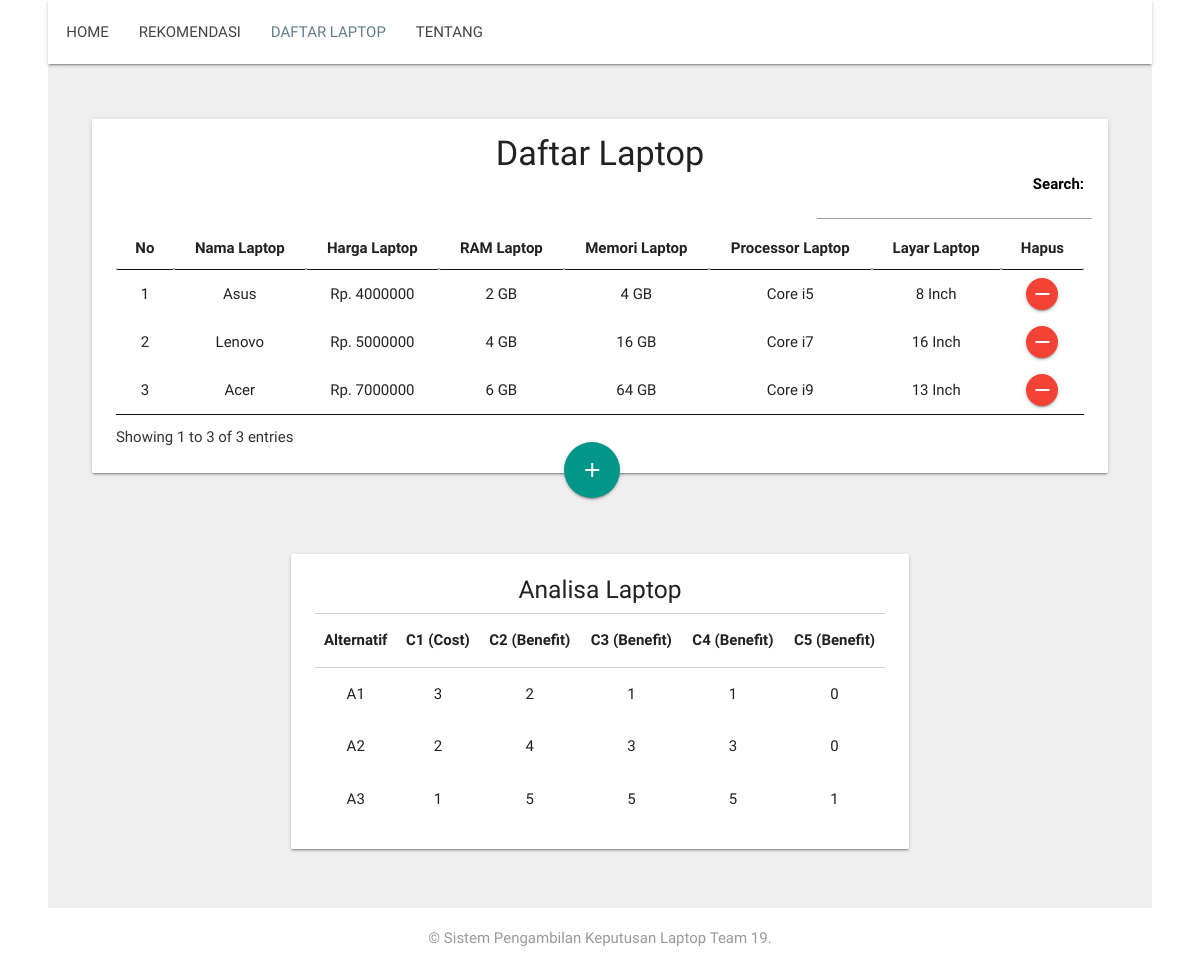
/daftar_hp.php, run on the app's committed database.
### tables this page shows
CREATE TABLE `data_hp` (
  `id_hp` int(4) NOT NULL,
  `nama_hp` varchar(256) NOT NULL,
  `harga_hp` varchar(64) NOT NULL,
  `ram_hp` varchar(64) NOT NULL,
  `memori_hp` varchar(64) NOT NULL,
  `processor_hp` varchar(64) NOT NULL,
  `kamera_hp` varchar(64) NOT NULL,
  `harga_angka` varchar(64) NOT NULL,
  `ram_angka` varchar(64) NOT NULL,
  `memori_angka` varchar(64) NOT NULL,
  `processor_angka` varchar(64) NOT NULL,
  `kamera_angka` varchar(64) NOT NULL
);

### daftar_hp.php (the view, shortened to what this page needs)
<?php
include('koneksi.php');
?>
<!DOCTYPE html>
<html>
<head>
	<link type="text/css" rel="stylesheet" href="assets/css/materialize.css"  media="screen,projection"/>
	<link rel="stylesheet" href="assets/css/table.css">
	<link rel="stylesheet" href="assets/css/style.css">
	<link rel="stylesheet" href="https://cdnjs.cloudflare.com/ajax/libs/font-awesome/4.5.0/css/font-awesome.min.css">
	<link rel="stylesheet" type="text/css" href="assets/dataTable/jquery.dataTables.min.css">
</head>
<body>
	<div class="navbar-fixed">
	<nav>
    	<div class="container">
						<div class="nav-wrapper">
								<ul class="left" style="margin-left: -52px;">
									<li><a href="index.php">HOME</a></li>
									<li><a href="rekomendasi.php">REKOMENDASI</a></li>
									<li><a class="active" href="daftar_hp.php">DAFTAR LAPTOP</a></li>
									<li><a href="#about">TENTANG</a></li>
								</ul>
						</div>
        </div>
		</nav>
		</div>
	<div style="background-color: #efefef">
		<div class="container">
		    <div class="section-card" style="padding: 40px 0px 20px 0px;">
				<ul>
				    <li>
						<div class="row">
						<div class="card">
								<div class="card-content">
									<center><h4 style="margin-bottom: 0px; margin-top: -8px;">Daftar Laptop</h4></center>
									<table id="table_id" class="hover dataTablesCustom" style="width:100%">
											<thead style="border-top: 1px solid #d0d0d0;">
												<tr>
													<th><center>No </center></th>
													<th><center>Nama Laptop</center></th>
													<th><center>Harga Laptop</center></th>
													<th><center>RAM Laptop</center></th>
													<th><center>Memori Laptop</center></th>
													<th><center>Processor Laptop</center></th>
													<th><center>Layar Laptop</center></th>
													<th><center>Hapus</center></th>
												</tr>
											</thead>
											<tbody>
												<?php
												$query=mysqli_query($selectdb,"SELECT * FROM data_hp");
												$no=1;
												while ($data=mysqli_fetch_array($query)) {
												?>
												<tr>
													<td><center><?php echo $no; ?></center></td>
													<td><center><?php echo $data['nama_hp'] ?></center></td>
													<td><center><?php echo "Rp. ", $data['harga_hp'] ?></center></td>
													<td><center><?php echo $data['ram_hp']," GB" ?></center></td>
													<td><center><?php echo $data['memori_hp']," GB" ?></center></td>
													<td><center><?php echo $data['processor_hp'] ?></center></td>
													<td><center><?php echo $data['kamera_hp']," Inch" ?></center></td>
													<td>
														<center>
															<form method="POST">
																<button type="submit" name="hapus_hp" style="height: 32px; width: 32px;" class="btn-floating btn-small waves-effect waves-light red"><i style="line-height: 32px;" class="material-icons">remove</i></button>
															</form>
														</center>
													</td>
												</tr>
												<?php
														$no++;}
												?>
											</tbody>
									</table>
									</div>
							</div>
							<a href="#tambah" class="btn-floating btn-large waves-effect waves-light teal btn-float-custom"><i class="material-icons">add</i></a>
						</div>
				    </li>
				</ul>
	    	</div>
		</div>
	</div>
	<div style="background-color: #efefef">
		<div class="container">
		    <div class="section-card" style="padding: 1px 20% 24px 20%;">
				<ul>
				    <li>
						<div class="row">
							<div class="card">
								<div class="card-content" style="padding-top: 10px;">
									<center><h5 style="margin-bottom: 10px;">Analisa Laptop</h5></center>
									<table class="responsive-table">
											<thead style="border-top: 1px solid #d0d0d0;">
												<tr>
													<th><center>Alternatif</center></th>
													<th><center>C1 (Cost)</center></th>
													<th><center>C2 (Benefit)</center></th>
													<th><center>C3 (Benefit)</center></th>
													<th><center>C4 (Benefit)</center></th>
													<th><center>C5 (Benefit)</center></th>
												</tr>
											</thead>
											<tbody>
												<?php
												$query=mysqli_query($selectdb,"SELECT * FROM data_hp");
												$no=1;
												while ($data=mysqli_fetch_array($query)) {
												?>
												<tr>
													<td><center><?php echo "A",$no ?></center></td>
													<td><center><?php echo $data['harga_angka'] ?></center></td>
													<td><center><?php echo $data['ram_angka'] ?></center></td>
													<td><center><?php echo $data['memori_angka'] ?></center></td>
													<td><center><?php echo $data['processor_angka'] ?></center></td>
													<td><center><?php echo $data['kamera_angka'] ?></center></td>
												</tr>
												<?php
														$no++;}
												?>
											</tbody>
									</table>
									</div>
							</div>
						</div>
				    </li>
				</ul>
	    	</div>
		</div>
	</div>
	<div class="footer-copyright" style="padding: 0px 0px; background-color: white">
      <div class="container">
        <p align="center" style="color: #999">&copy; Sistem Pengambilan Keputusan Laptop Team 19.</p>
      </div>
    </div>
</body>
</html>

### assets/css/style.css (style rules this page uses)
nav ul a, nav .brand-logo { color: #444; }
p { line-height: 2rem; }
.section-card { padding-top: 6rem; padding-bottom: 6rem; }
.btn-float-custom { margin-top: -46px; margin-right: 48%; float: right; }

### data on the page
data_hp: nama_hp "Asus", harga_hp "4000000", ram_hp "2", memori_hp "4", processor_hp "Core i5", kamera_hp "8", harga_angka "3", ram_angka "2", memori_angka "1", processor_angka "1", kamera_angka "0"
data_hp: nama_hp "Lenovo", harga_hp "5000000", ram_hp "4", memori_hp "16", processor_hp "Core i7", kamera_hp "16", harga_angka "2", ram_angka "4", memori_angka "3", processor_angka "3", kamera_angka "0"
data_hp: nama_hp "Acer", harga_hp "7000000", ram_hp "6", memori_hp "64", processor_hp "Core i9", kamera_hp "13", harga_angka "1", ram_angka "5", memori_angka "5", processor_angka "5", kamera_angka "1"
